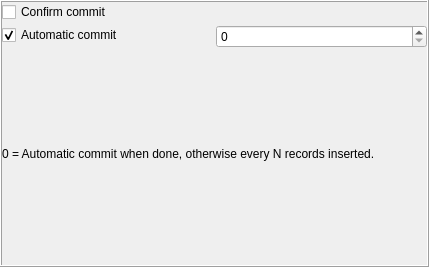
<?xml version="1.0" encoding="UTF-8"?>
<ui version="4.0">
 <class>CommitConfigGUI</class>
 <widget class="QFrame" name="CommitConfigGUI">
  <property name="geometry">
   <rect>
    <x>0</x>
    <y>0</y>
    <width>429</width>
    <height>267</height>
   </rect>
  </property>
  <property name="windowTitle">
   <string/>
  </property>
  <property name="frameShape">
   <enum>QFrame::Box</enum>
  </property>
  <property name="frameShadow">
   <enum>QFrame::Raised</enum>
  </property>
  <layout class="QVBoxLayout" name="mFrameLayout">
   <property name="spacing">
    <number>2</number>
   </property>
   <property name="leftMargin">
    <number>0</number>
   </property>
   <property name="topMargin">
    <number>0</number>
   </property>
   <property name="rightMargin">
    <number>0</number>
   </property>
   <property name="bottomMargin">
    <number>0</number>
   </property>
   <item>
    <layout class="QVBoxLayout" name="mConfigLayout" stretch="0,0,0">
     <property name="spacing">
      <number>3</number>
     </property>
     <property name="leftMargin">
      <number>0</number>
     </property>
     <property name="topMargin">
      <number>0</number>
     </property>
     <property name="rightMargin">
      <number>0</number>
     </property>
     <property name="bottomMargin">
      <number>0</number>
     </property>
     <item>
      <widget class="QCheckBox" name="mCommitBox">
       <property name="enabled">
        <bool>true</bool>
       </property>
       <property name="text">
        <string>Confirm commit</string>
       </property>
      </widget>
     </item>
     <item>
      <layout class="QHBoxLayout" name="horizontalLayout" stretch="0,0">
       <property name="spacing">
        <number>3</number>
       </property>
       <item alignment="Qt::AlignTop">
        <widget class="QCheckBox" name="mAutoCommitBox">
         <property name="text">
          <string>Automatic commit</string>
         </property>
         <property name="checked">
          <bool>true</bool>
         </property>
        </widget>
       </item>
       <item alignment="Qt::AlignTop">
        <widget class="QSpinBox" name="mCommitCounterSpin">
         <property name="enabled">
          <bool>true</bool>
         </property>
         <property name="maximum">
          <number>100000000</number>
         </property>
        </widget>
       </item>
      </layout>
     </item>
     <item alignment="Qt::AlignTop">
      <widget class="QLabel" name="label">
       <property name="text">
        <string>0 = Automatic commit when done, otherwise every N records inserted.</string>
       </property>
      </widget>
     </item>
    </layout>
   </item>
  </layout>
 </widget>
 <resources/>
 <connections>
  <connection>
   <sender>mAutoCommitBox</sender>
   <signal>clicked(bool)</signal>
   <receiver>CommitConfigGUI</receiver>
   <slot>onAutomaticCommit(bool)</slot>
   <hints>
    <hint type="sourcelabel">
     <x>59</x>
     <y>37</y>
    </hint>
    <hint type="destinationlabel">
     <x>214</x>
     <y>41</y>
    </hint>
   </hints>
  </connection>
  <connection>
   <sender>mCommitBox</sender>
   <signal>clicked(bool)</signal>
   <receiver>CommitConfigGUI</receiver>
   <slot>onConfirmCommit(bool)</slot>
   <hints>
    <hint type="sourcelabel">
     <x>214</x>
     <y>10</y>
    </hint>
    <hint type="destinationlabel">
     <x>214</x>
     <y>41</y>
    </hint>
   </hints>
  </connection>
 </connections>
 <slots>
  <slot>onConfirmCommit(bool)</slot>
  <slot>onAutomaticCommit(bool)</slot>
 </slots>
</ui>
